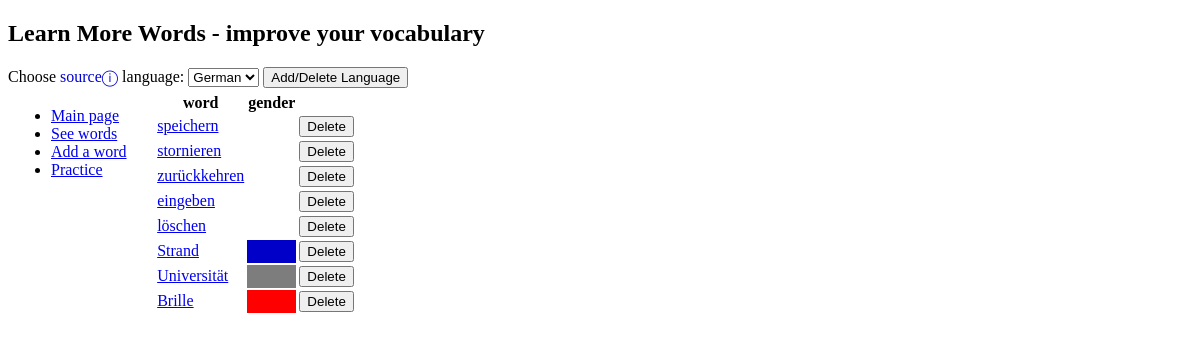
The page /dictionary/German/words/ on the database as committed earlier.
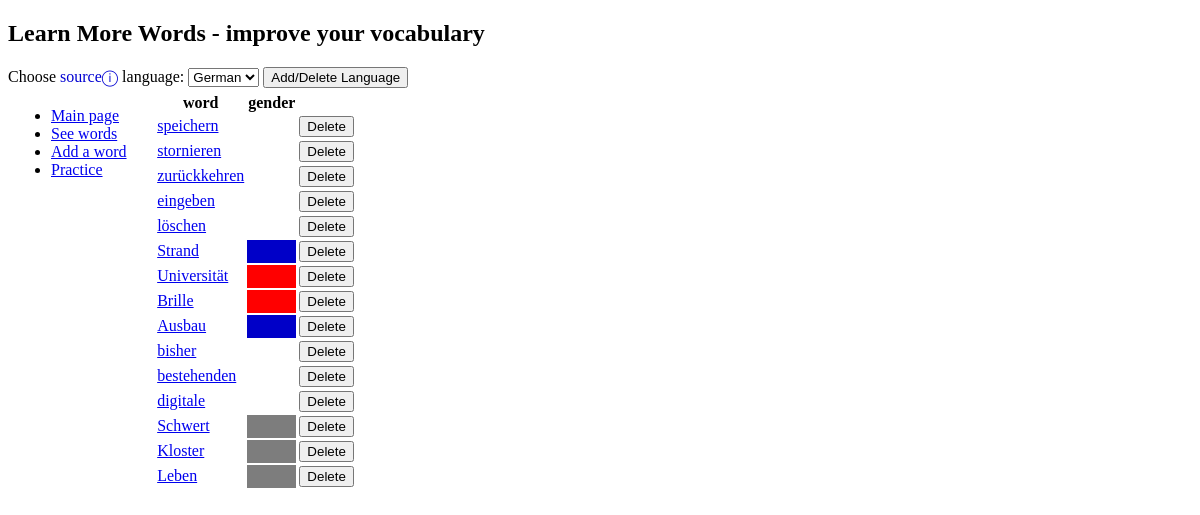
The same page on the database as committed later.
### dictionary/models.py (models this page shows)
class Word(models.Model):
    class Meta:
        db_table = 'word'
    class WordType(models.TextChoices):
        NOUN = 'n', _('noun')
        VERB = 'v', _('verb')
        ADJECTIVE = 'adj', _('adjective')
        ADVERB = 'adv', _('adverb')
        CONJUNCTION = 'con', _('conjunction')
        OTHER = 'other', _('other')
    class GenderType(models.TextChoices):
        MALE = 'm', _('male')
        FEMALE = 'f', _('female')
        NEUTRAL = 'n', _('neutral')
        NONE = 'na', _('none')
    word_text = models.CharField(max_length=200)
    word_type = models.CharField(max_length=20, choices=WordType.choices, default=WordType.OTHER)
    language = models.CharField(max_length=30, default='English')
    gender = models.CharField(max_length=2, default=GenderType.NONE)
    date_added = models.DateTimeField()
    translations = models.ManyToManyField('self', through="translation", symmetrical=False)
    pronunciation = models.CharField(max_length=300, default='')
    last_practiced = models.DateTimeField(default=timezone.now)
    mistakes = models.IntegerField(default=0)
    correct = models.IntegerField(default=0)

### dictionary/views/views_dictionary.py (the view)
# urls.py: path("<str:lang>/words/", views.words_view, name="words"),  # GET -> all, POST -> add word
def words_view(request, lang=''):
    langs, lang = get_lang_menu(lang)
    if request.method == "POST":
        try:
            f1: UploadedFile = request.FILES['pronunciation'] \
                if 'pronunciation' in request.FILES else False
            if f1:
                handle_uploaded_file(f1)
                f1_name = escape(f1.name)
            else:
                f1_name = ''
            word = Word(
                word_text=escape(request.POST['word_text']),
                word_type=escape(request.POST['word_type']),
                language=escape(lang),
                gender=escape(request.POST['gender']),
                date_added=timezone.now(),
                pronunciation=f1_name,
            )
            word.save()
            translations_count = int(request.POST['translation_count'])
            for i in range(1, translations_count+1):
                if escape(request.POST[f'translation_text{i}']):
                    f: UploadedFile = request.FILES[f'translation_pronunciation{i}'] \
                        if f'translation_pronunciation{i}' in request.FILES \
                        else False
                    if f:
                        handle_uploaded_file(f)
                        f_name = escape(f.name)
                    else:
                        f_name = ''
                    translation = Word(
                        word_text=escape(request.POST[f'translation_text{i}']),
                        word_type=escape(request.POST['word_type']),
                        language='origin',
                        gender=escape('na'),
                        date_added=timezone.now(),
                        pronunciation=f_name,
                    )
                    translation.save()
                    Translation.objects.create(source_word=word, target_word=translation, date_added=timezone.now())
                    Translation.objects.create(source_word=translation, target_word=word, date_added=timezone.now())
            return redirect("dictionary:words", lang=lang)
        except KeyError:  # if no POST data
            context = {
                'langs': langs,
                'lang': lang,
                'error_message': "Fill in the required fields"
            }
            return render(request, "dictionary/new_word.html", context)
    else:
        words = Word.objects.filter(language=lang)
        context = {
            'langs': langs,
            'lang': lang,
            'words': words
        }
        return render(request, "dictionary/words.html", context)

### dictionary/views/views_dictionary.py (called while the page is built)
def get_lang_menu(lang):
    langs = Language.objects.values_list('name', flat=True).order_by('name')
    if not lang:
        if langs:
            lang = langs[0]
        else:
            lang = 'English'
    return langs, lang

### dictionary/templates/dictionary/words.html (shortened to what this page needs)
{% extends "dictionary/base.html" %}
{% block content %}
<table>
    <tr>
        <th>word</th>
        <th>gender</th>
        <th></th>
    </tr>
    {% for word in words %}
        <tr>
            <td>
                <a href="{% url 'dictionary:word' lang=lang word_id=word.id %}">
                    {{ word.word_text }}
                </a>
            </td>
                {% if word.gender == 'm' %}
                    <td class="male"></td>
                {% elif word.gender == 'f'%}
                    <td class="female"></td>
                {% elif word.gender == 'n'%}
                    <td class="neutral"></td>
                {% else %}
                    <td class="none"></td>
                {% endif %}
            <td>
                <button type="button" onclick="deleteWord(&#39;{% url 'dictionary:word' lang=lang word_id=word.id %}&#39;)">Delete</button>
            </td>
        </tr>
    {% endfor %}
</table>
{% endblock %}

### dictionary/templates/dictionary/base.html (shortened to what this page needs)
<!DOCTYPE html>
<html lang="en">
<head>
    {% load static %}
</head>
<body>
<h2 title="learn the grammar on Duolingo; customize the vocabulary you want to learn here">Learn More Words - improve your vocabulary</h2>
<label for="lang" title="The language for which you are trying to learn new words">
    Choose <span style="color:rgb(0, 0, 210)">source&#9432;</span> language:
</label>
<select id="lang" name="lang"
    onchange="this.options[this.selectedIndex].value && (window.location = this.options[this.selectedIndex].value);">
    {% for lan in langs %}
        {% if lang == lan %}
            <option value="{% url 'dictionary:index' lang=lan %}" selected>{{ lan }}</option>
        {% else %}
            <option value="{% url 'dictionary:index' lang=lan %}">{{ lan }}</option>
        {% endif %}
    {% endfor %}
</select>
<button type="button" onclick="location.href='{% url 'dictionary:languages' %}'">Add/Delete Language</button>
<table width="80%">
    <tr>
        <td style="vertical-align:top" width="15%">
            <ul>
                <li>
                    <a href="{% url 'dictionary:index' %}">Main page</a>
                </li>
                <li>
                    <a href="{% url 'dictionary:words' lang=lang %}">See words</a>
                </li>
                <li>
                    <a href="{% url 'dictionary:new_word_form' lang=lang %}">Add a word</a>
                </li>
                <li>
                    <a href="{% url 'practice:practice' lang=lang %}">Practice</a>
                </li>
            </ul>
        </td>
        <td width="85%">
            {% block content %}
            {% endblock %}
        </td>
    </tr>
</table>
</body>
</html>

### dictionary/templates/dictionary/words.html (style rules this page uses)
.male { background-color:rgb(0,0,200); }
.female { background-color:rgb(255,0,0); }
.neutral { background-color:rgb(125,125,125); }

Rows that differ between the two databases and show on the page:
changed Word "Universität": gender "n" → "f" (drawn)
added Word: word_text "Ausbau", gender "m" (drawn)
added Word: word_text "bisher"
added Word: word_text "bestehenden"
added Word: word_text "digitale"
added Word: word_text "Schwert", gender "n" (drawn)
added Word: word_text "Kloster", gender "n" (drawn)
added Word: word_text "Leben", gender "n" (drawn)
